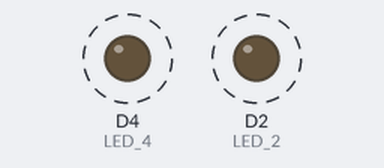
The sketch below on a simulated ESP8266 (NodeMCU). Shown: output pins drawn as LEDs (lit = HIGH). Dashed ring = blinking. What the sketch prints to the serial monitor is not drawn.

Above: at 0.5 s.
Timing chart, 0 to 4.6 s (numbered marks = the images above):
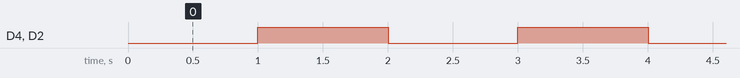

The sketch:

tesMqttOnline.ino
```cpp
#define LED_4 D4
#define LED_2 D2

void setup()
{
  pinMode(LED_2, OUTPUT);
  pinMode(LED_4, OUTPUT);
  Serial.begin(115200);
}

void loop()
{
  digitalWrite(LED_2, LOW);
  digitalWrite(LED_4, LOW);
  Serial.println("low");
  delay(1000);

  digitalWrite(LED_2, HIGH);
  digitalWrite(LED_4, HIGH);
  Serial.println("high");
  delay(1000);
}
```

Measured:
- by itself, D4 (LED_4), D2 (LED_2): alternates HIGH for 1.0 s and LOW for 1.0 s
